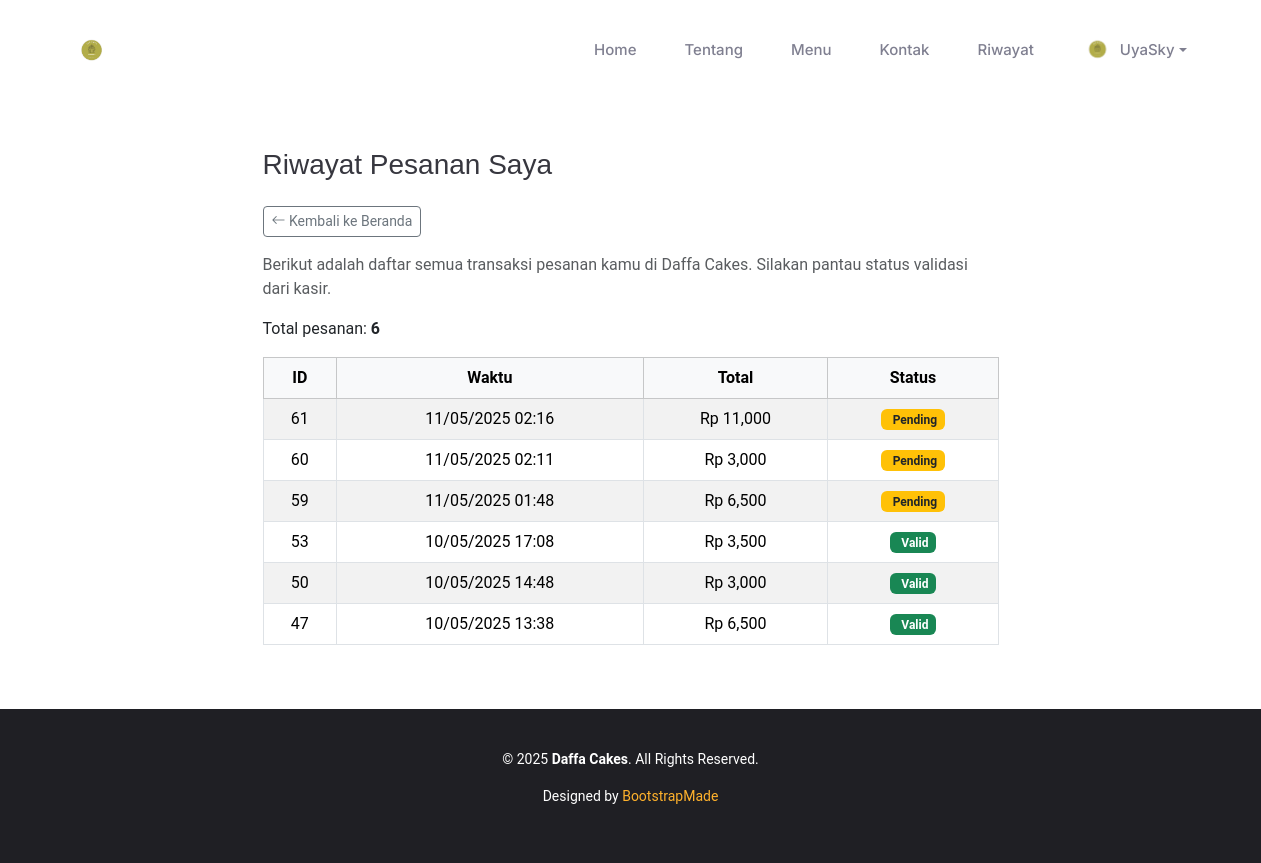
Page /views/pelanggan/riwayat_pelanggan.php (signed in) on the committed database.
### tables this page shows
CREATE TABLE `pelanggan` (
  `pelanggan_id` int(11) NOT NULL,
  `nama_lengkap` varchar(100) DEFAULT NULL,
  `email` varchar(100) DEFAULT NULL,
  `password` varchar(255) DEFAULT NULL,
  `alamat` text DEFAULT NULL,
  `no_hp` varchar(20) DEFAULT NULL,
  `created_at` timestamp NOT NULL DEFAULT current_timestamp(),
  `updated_at` datetime DEFAULT NULL,
  `username` varchar(50) DEFAULT NULL,
  `foto` varchar(100) DEFAULT 'default.png'
);

CREATE TABLE `transaksi` (
  `transaksi_id` int(11) NOT NULL,
  `pelanggan_id` int(11) DEFAULT NULL,
  `kasir_id` int(11) DEFAULT NULL,
  `waktu` datetime DEFAULT current_timestamp(),
  `total_harga` int(11) NOT NULL,
  `keterangan` text DEFAULT NULL,
  `status` enum('pending','valid') DEFAULT 'pending'
);

### views/pelanggan/riwayat_pelanggan.php (the view, shortened to what this page needs)
<?php
require_once '../../config/koneksi.php';
$pelanggan_id = $_SESSION['pelanggan_id'];
$transaksi = mysqli_query($conn, "SELECT * FROM transaksi WHERE pelanggan_id = $pelanggan_id ORDER BY waktu DESC");
include '../halamanweb/templates/header.php';
?>
<main class="main">
  <section class="section py-5">
    <div class="container">
      <div class="row justify-content-center">
        <div class="col-md-8">
          <h3 class="mb-4">Riwayat Pesanan Saya</h3>
          <a href="<?= BASE_URL ?>views/halamanweb/index.php" class="btn btn-sm btn-outline-secondary mb-3">
            <i class="bi bi-arrow-left"></i> Kembali ke Beranda
          </a>
          <p class="text-muted">Berikut adalah daftar semua transaksi pesanan kamu di Daffa Cakes. Silakan pantau status validasi dari kasir.</p>
          <?php if (mysqli_num_rows($transaksi) === 0): ?>
            <div class="alert alert-info">Kamu belum memiliki transaksi.</div>
          <?php else: ?>
            <p class="mb-3">Total pesanan: <strong><?= mysqli_num_rows($transaksi) ?></strong></p>
            <div class="table-responsive">
              <table class="table table-bordered table-striped text-center">
                <thead class="table-light">
                  <tr>
                    <th>ID</th>
                    <th>Waktu</th>
                    <th>Total</th>
                    <th>Status</th>
                  </tr>
                </thead>
                <tbody>
                  <?php while ($t = mysqli_fetch_assoc($transaksi)) : ?>
                    <tr>
                      <td><?= $t['transaksi_id'] ?></td>
                      <td><?= date('d/m/Y H:i', strtotime($t['waktu'])) ?></td>
                      <td>Rp <?= number_format($t['total_harga']) ?></td>
                      <td>
                        <?php if ($t['status'] === 'valid'): ?>
                          <span class="badge bg-success badge-status"><i class="fa fa-check-circle me-1"></i> Valid</span>
                        <?php else: ?>
                          <span class="badge bg-warning text-dark badge-status"><i class="fa fa-clock me-1"></i> Pending</span>
                        <?php endif; ?>
                      </td>
                    </tr>
                  <?php endwhile; ?>
                </tbody>
              </table>
            </div>
          <?php endif; ?>
        </div>
      </div>
    </div>
  </section>
</main>
<?php include '../halamanweb/templates/footer.php'; ?>

### views/halamanweb/templates/header.php (shortened to what this page needs)
<?php
require_once __DIR__ . '/../../../config/koneksi.php';
$pelanggan = null;
if (isset($_SESSION['pelanggan_id'])) {
  $id = $_SESSION['pelanggan_id'];
  $result = mysqli_query($conn, "SELECT * FROM pelanggan WHERE pelanggan_id = $id");
  $pelanggan = mysqli_fetch_assoc($result);
}
$currentPage = basename($_SERVER['PHP_SELF']);
$isIndex = $currentPage === 'index.php';
?>
<!DOCTYPE html>
<html lang="id">
<head>
  <link href="<?= ASSET_WEB ?>vendor/bootstrap/css/bootstrap.min.css" rel="stylesheet">
  <link href="<?= ASSET_WEB ?>vendor/bootstrap-icons/bootstrap-icons.css" rel="stylesheet">
  <link href="<?= ASSET_WEB ?>vendor/aos/aos.css" rel="stylesheet">
  <link href="<?= ASSET_WEB ?>vendor/glightbox/css/glightbox.min.css" rel="stylesheet">
  <link href="<?= ASSET_WEB ?>vendor/swiper/swiper-bundle.min.css" rel="stylesheet">
  <link href="<?= ASSET_WEB ?>css/main.css" rel="stylesheet">
</head>
<body class="index-page">
<header id="header" class="header d-flex align-items-center sticky-top">
  <div class="container position-relative d-flex align-items-center justify-content-between">
    <a href="<?= BASE_URL ?>views/halamanweb/index.php" class="logo d-flex align-items-center me-auto me-xl-0">
      <h1 class="sitename"><img src="<?= ASSET_WEB ?>img/daffa_logo.png" alt="Daffa Cakes" style="height: 40px;"></h1>
    </a>
    <nav id="navmenu" class="navmenu">
      <ul class="d-flex align-items-center gap-3">
        <li><a href="<?= $isIndex ? '#hero' : BASE_URL . 'views/halamanweb/index.php#hero' ?>">Home</a></li>
        <li><a href="<?= $isIndex ? '#about' : BASE_URL . 'views/halamanweb/index.php#about' ?>">Tentang</a></li>
        <li><a href="<?= $isIndex ? '#menu' : BASE_URL . 'views/halamanweb/index.php#menu' ?>">Menu</a></li>
        <li><a href="<?= $isIndex ? '#contact' : BASE_URL . 'views/halamanweb/index.php#contact' ?>">Kontak</a></li>
        <?php if ($pelanggan): ?>
          <li><a href="<?= BASE_URL ?>views/pelanggan/riwayat_pelanggan.php">Riwayat</a></li>
          <?php
            $foto = $pelanggan['foto'] ?? '';
            $fotoPath = file_exists(__DIR__ . '/../assets/img/profile/' . $foto)
              ? BASE_URL . 'views/halamanweb/assets/img/profile/' . $foto
              : BASE_URL . 'views/halamanweb/assets/img/profile/default.png';
          ?>
          <li class="dropdown">
            <a href="#" class="dropdown-toggle d-flex align-items-center" data-bs-toggle="dropdown">
              <img src="<?= $fotoPath ?>?v=<?= time() ?>" class="rounded-circle me-2" width="30" height="30" alt="Profil">
              <?= htmlspecialchars($pelanggan['nama_lengkap']) ?>
            </a>
          </li>
        <?php else: ?>
          <li><a href="<?= BASE_URL ?>views/pelanggan/login.php">Login</a></li>
        <?php endif; ?>
      </ul>
    </nav>
  </div>
</header>

### views/halamanweb/assets/css/main.css (style rules this page uses)
:root { --default-font: "Roboto", system-ui, -apple-system, "Segoe UI", Roboto, "Helvetica Neue", Arial, "Noto Sans", "Liberation Sans", sans-serif, "Apple Color Emoji", "Segoe UI Emoji", "Segoe UI Symbol", "Noto Color Emoji"; --heading-font: "Amatic SC", sans-serif; --nav-font: "Inter", sans-serif; }
:root { --background-color: #ffffff; --default-color: #212529; --heading-color: #37373f; --accent-color: #FFB22C; --surface-color: #ffffff; --contrast-color: #ffffff; }
:root { --nav-color: #7f7f90; --nav-hover-color: #FFB22C; --nav-mobile-background-color: #ffffff; --nav-dropdown-background-color: #ffffff; --nav-dropdown-color: #7f7f90; --nav-dropdown-hover-color: #FFB22C; }
:root { scroll-behavior: smooth; }
body { color: var(--default-color); background-color: var(--background-color); font-family: var(--default-font); }
a { color: var(--accent-color); text-decoration: none; transition: 0.3s; }
h1, h2, h3, h4, h5, h6 { color: var(--heading-color); font-family: var(--heading-font); }
.header { color: var(--default-color); background-color: var(--background-color); padding: 20px 0; transition: all 0.5s; z-index: 997; }
.header .logo { line-height: 1; }
.header .logo img { max-height: 36px; margin-right: 8px; }
.header .logo h1 { font-size: 30px; margin: 0; font-weight: 700; color: var(--heading-color); font-family: var(--default-font); }
@media (min-width: 1200px) { .navmenu { padding: 0; } }
@media (min-width: 1200px) { .navmenu ul { margin: 0; padding: 0; display: flex; list-style: none; align-items: center; } }
@media (min-width: 1200px) { .navmenu li { position: relative; } }
@media (min-width: 1200px) { .navmenu>ul>li { white-space: nowrap; padding: 15px 14px; } }
@media (min-width: 1200px) { .navmenu>ul>li:last-child { padding-right: 0; } }
@media (min-width: 1200px) { .navmenu a, .navmenu a:focus { color: var(--nav-color); font-size: 15px; padding: 0 2px; font-family: var(--nav-font); font-weight: 500; display: flex; align-items: center; justify-content: space-between; white-space: nowrap; transition: 0.3s; position: relative; } }
@media (min-width: 1200px) { .navmenu>ul>li>a:before { content: ""; position: absolute; height: 2px; bottom: -6px; left: 0; background-color: var(--nav-hover-color); visibility: hidden; width: 0px; transition: all 0.3s ease-in-out 0s; } }
section, .section { color: var(--default-color); background-color: var(--background-color); padding: 60px 0; scroll-margin-top: 92px; overflow: clip; }
html, body { height: 100%; display: flex; flex-direction: column; }
main.main { flex: 1; }

### views/pelanggan/riwayat_pelanggan.php (style rules this page uses)
html, body { height: 100%; display: flex; flex-direction: column; }
main { flex: 1; }

### rows in the picture
pelanggan: foto (picture), nama_lengkap "UyaSky"
transaksi: transaksi_id "61", waktu "11/05/2025 02:16", total_harga "11,000", status "Pending"
transaksi: transaksi_id "60", waktu "11/05/2025 02:11", total_harga "3,000", status "Pending"
transaksi: transaksi_id "59", waktu "11/05/2025 01:48", total_harga "6,500", status "Pending"
transaksi: transaksi_id "53", waktu "10/05/2025 17:08", total_harga "3,500", status "Valid"
transaksi: transaksi_id "50", waktu "10/05/2025 14:48", total_harga "3,000", status "Valid"
transaksi: transaksi_id "47", waktu "10/05/2025 13:38", total_harga "6,500", status "Valid"

### other values in the picture
mysqli_num_rows($transaksi) "6"
